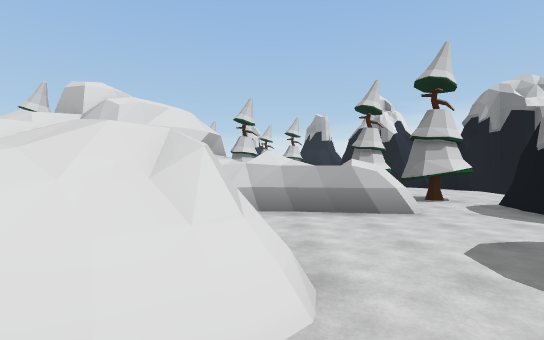
[1] (above)

19 first-person views from a walk through a Unity game level. The camera is 1.5 m above the floor, looks level and sees 85° across. The floor is counted in squares, 2 m on a side. Each view is taken from the middle of a square. On the plan, view 1 faces up. The plan holds only what a view shows up to about 10 squares ahead; the rest is blank. The place goes on beyond the plan. The player is left out.

[2]
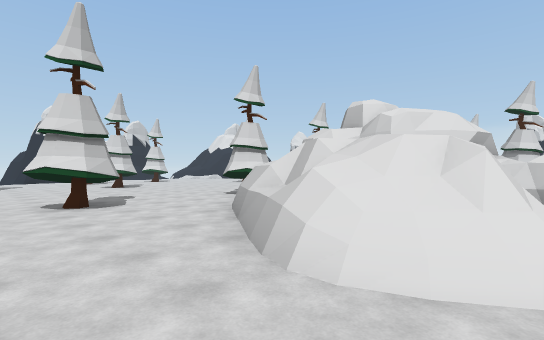

[3]
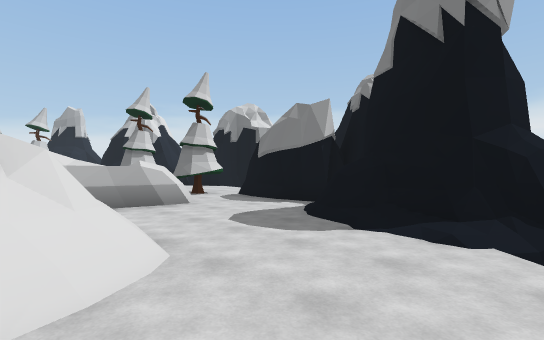

[4]
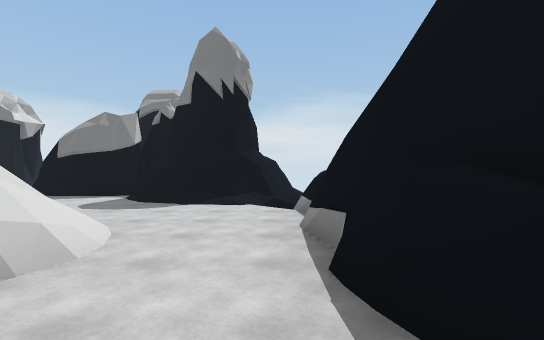

[5]
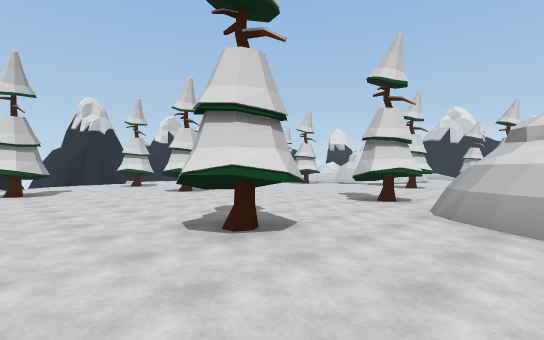

[6]
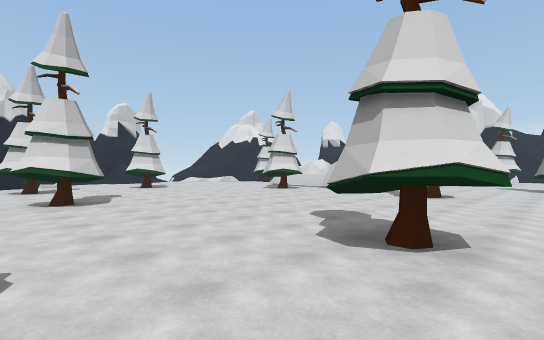

[7]
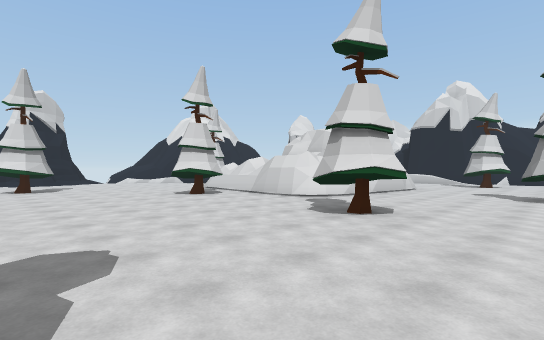

[8]
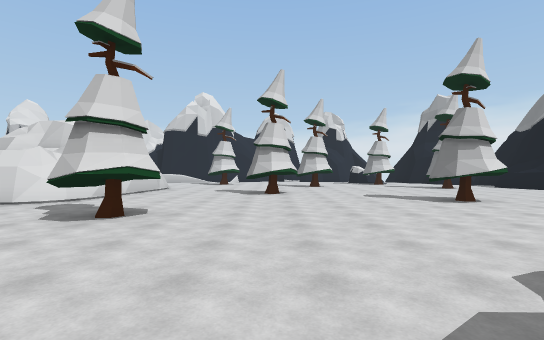

[9]
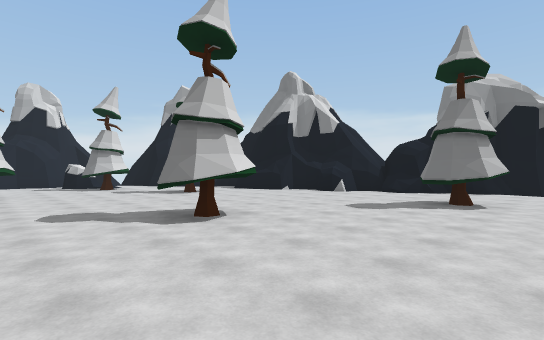

[10]
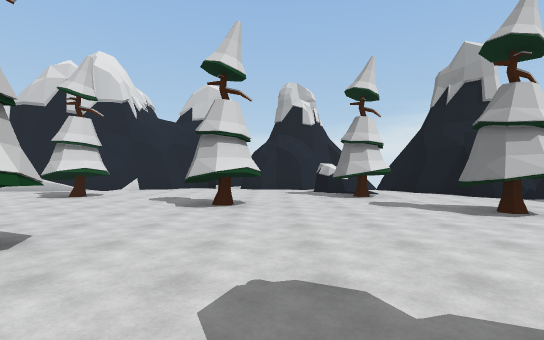

[11]
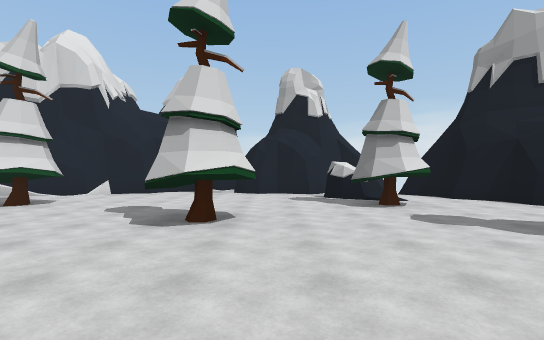

[12]
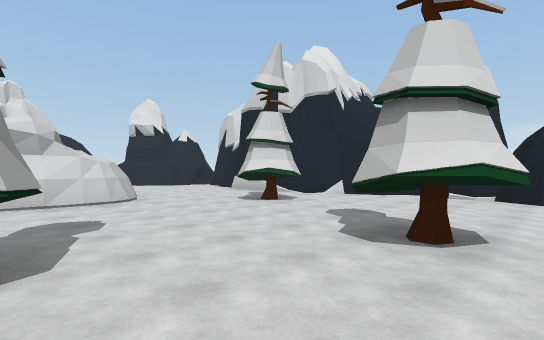

[13]
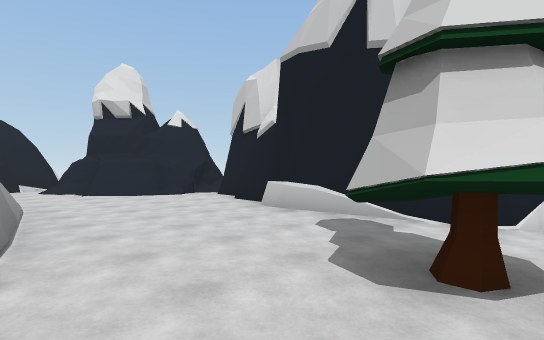

[14]
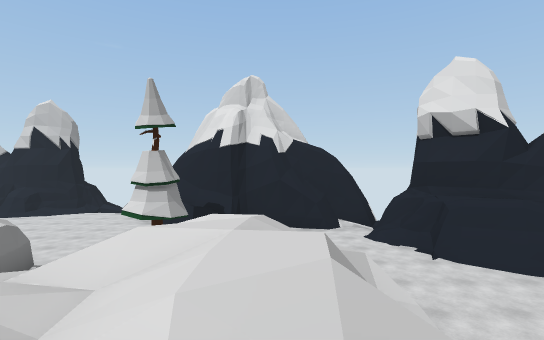

[15]
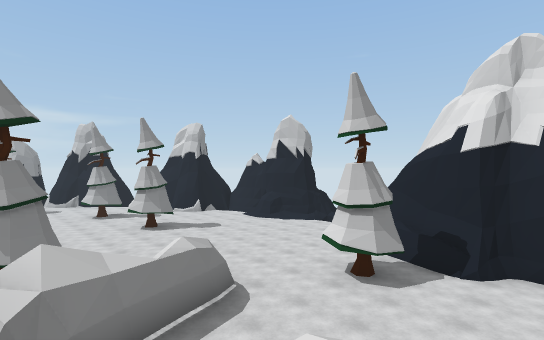

[16]
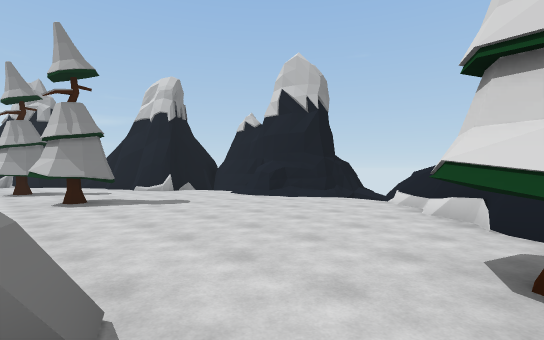

[17]
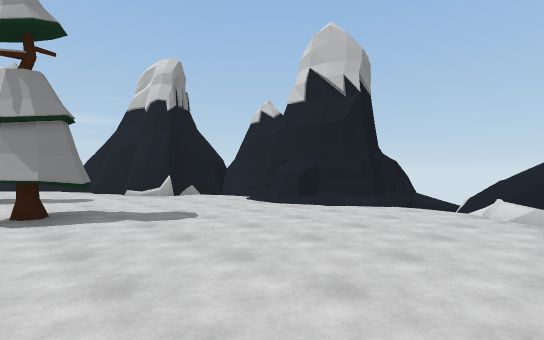

[18]
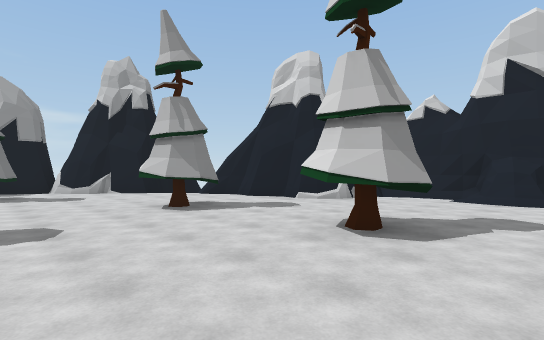

[19]
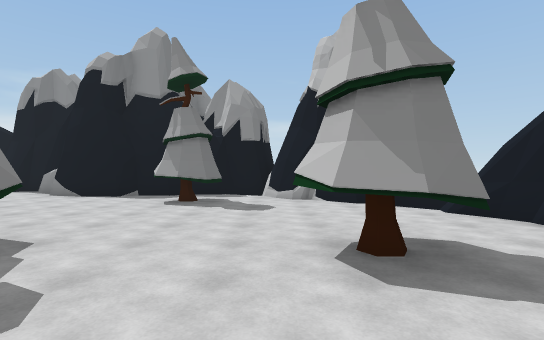

### Floor plan
Key: @ floor where view 1 was taken; # wall or solid block; . floor; / step, stairs or slope; = window, fence, low wall or low ledge; ^ raised ledge; v drop or lower ground; T tree.
Columns run from 26 left of view 1 to 9 right of it. Each row starts with its distance up from view 1.
 25           ###    ###.#####
 24         #^..######.......  .#
 23         ##...............#..##
 22       ###........TT......TT..##
 21      ##/.........TT......TT..###
 20      #................T.......
 19     ##.    //###.....TT....T..
 18     #...   //////..........TT
 17     ##...  /// #/............
 16     ##T...     #....T.........
 15     #^TT...#####....T..........
 14    ##....### ###.........T......
 13   ^#.....===####........TT......^#
 12  ^=.......  .....................#
 11  v........ TT....TT..........TT..##
 10 ##/..............T...........TT...##
  9  ##/..............................
  8   #=...T...............       TT.
  7   #....TT.............   =   .T.
  6   #................T.###==##=..#
  5   ###.............TT.#===#.....#
  4    ##...T...T........#=   .....#
  3     ##..T...TT.......#////.....##
  2      #................/=///..=##
  1      #.............T....=//../#
  0       =............T......@..##
 -1      ###...TT...............v##
 -2        ##..T...........####^##
 -3         ##v#####..
 -4          ###   ##.

Positions as (right, up) in squares from view 1, and headings:
1: (0, 0), facing up
2: (0, -1), facing up-left
3: (-1, -1), facing up-right
4: (-4, -1), facing right
5: (-4, -2), facing up-left
6: (-6, 2), facing up-left
7: (-6, 6), facing up-left
8: (-6, 6), facing up
9: (-4, 9), facing up-right
10: (-3, 13), facing up
11: (-3, 15), facing up
12: (-3, 16), facing up-left
13: (-8, 19), facing up-left
14: (-12, 18), facing left
15: (-14, 18), facing down-left
16: (-17, 15), facing down-left
17: (-18, 13), facing down-left
18: (-15, 9), facing down-left
19: (-17, 6), facing down
